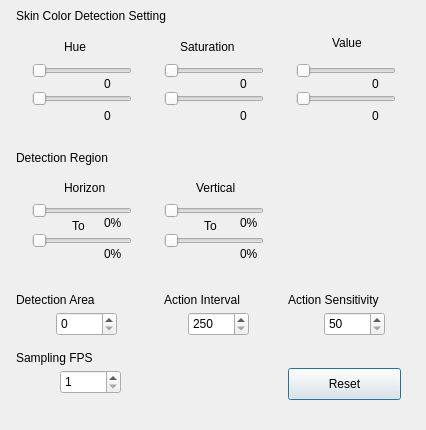
<?xml version="1.0" encoding="UTF-8"?>
<ui version="4.0">
 <class>SettingDialog</class>
 <widget class="QDialog" name="SettingDialog">
  <property name="geometry">
   <rect>
    <x>0</x>
    <y>0</y>
    <width>426</width>
    <height>430</height>
   </rect>
  </property>
  <property name="sizePolicy">
   <sizepolicy hsizetype="Fixed" vsizetype="Fixed">
    <horstretch>0</horstretch>
    <verstretch>0</verstretch>
   </sizepolicy>
  </property>
  <property name="minimumSize">
   <size>
    <width>426</width>
    <height>430</height>
   </size>
  </property>
  <property name="maximumSize">
   <size>
    <width>426</width>
    <height>430</height>
   </size>
  </property>
  <property name="windowTitle">
   <string>Setting</string>
  </property>
  <widget class="QLabel" name="lblTitle1">
   <property name="geometry">
    <rect>
     <x>16</x>
     <y>8</y>
     <width>185</width>
     <height>16</height>
    </rect>
   </property>
   <property name="text">
    <string>Skin Color Detection Setting</string>
   </property>
  </widget>
  <widget class="QLabel" name="hueLabel">
   <property name="geometry">
    <rect>
     <x>64</x>
     <y>36</y>
     <width>25</width>
     <height>22</height>
    </rect>
   </property>
   <property name="text">
    <string>Hue</string>
   </property>
  </widget>
  <widget class="QLabel" name="saturationLabel">
   <property name="geometry">
    <rect>
     <x>180</x>
     <y>36</y>
     <width>63</width>
     <height>22</height>
    </rect>
   </property>
   <property name="text">
    <string>Saturation</string>
   </property>
  </widget>
  <widget class="QLabel" name="valueLabel">
   <property name="geometry">
    <rect>
     <x>332</x>
     <y>32</y>
     <width>34</width>
     <height>22</height>
    </rect>
   </property>
   <property name="text">
    <string>Value</string>
   </property>
  </widget>
  <widget class="QSlider" name="barMinH">
   <property name="geometry">
    <rect>
     <x>32</x>
     <y>60</y>
     <width>100</width>
     <height>22</height>
    </rect>
   </property>
   <property name="maximum">
    <number>255</number>
   </property>
   <property name="orientation">
    <enum>Qt::Horizontal</enum>
   </property>
  </widget>
  <widget class="QSlider" name="barMaxH">
   <property name="geometry">
    <rect>
     <x>32</x>
     <y>88</y>
     <width>100</width>
     <height>22</height>
    </rect>
   </property>
   <property name="maximum">
    <number>255</number>
   </property>
   <property name="orientation">
    <enum>Qt::Horizontal</enum>
   </property>
  </widget>
  <widget class="QSlider" name="barMinS">
   <property name="geometry">
    <rect>
     <x>164</x>
     <y>60</y>
     <width>100</width>
     <height>22</height>
    </rect>
   </property>
   <property name="maximum">
    <number>255</number>
   </property>
   <property name="orientation">
    <enum>Qt::Horizontal</enum>
   </property>
  </widget>
  <widget class="QSlider" name="barMaxS">
   <property name="geometry">
    <rect>
     <x>164</x>
     <y>88</y>
     <width>100</width>
     <height>22</height>
    </rect>
   </property>
   <property name="maximum">
    <number>255</number>
   </property>
   <property name="orientation">
    <enum>Qt::Horizontal</enum>
   </property>
  </widget>
  <widget class="QSlider" name="barMinV">
   <property name="geometry">
    <rect>
     <x>296</x>
     <y>60</y>
     <width>100</width>
     <height>22</height>
    </rect>
   </property>
   <property name="maximum">
    <number>255</number>
   </property>
   <property name="orientation">
    <enum>Qt::Horizontal</enum>
   </property>
  </widget>
  <widget class="QSlider" name="barMaxV">
   <property name="geometry">
    <rect>
     <x>296</x>
     <y>88</y>
     <width>100</width>
     <height>22</height>
    </rect>
   </property>
   <property name="maximum">
    <number>255</number>
   </property>
   <property name="orientation">
    <enum>Qt::Horizontal</enum>
   </property>
  </widget>
  <widget class="QPushButton" name="btnReset">
   <property name="geometry">
    <rect>
     <x>288</x>
     <y>368</y>
     <width>113</width>
     <height>32</height>
    </rect>
   </property>
   <property name="text">
    <string>Reset</string>
   </property>
  </widget>
  <widget class="QLabel" name="lblMinH">
   <property name="geometry">
    <rect>
     <x>104</x>
     <y>76</y>
     <width>60</width>
     <height>16</height>
    </rect>
   </property>
   <property name="text">
    <string>0</string>
   </property>
  </widget>
  <widget class="QLabel" name="lblMaxH">
   <property name="geometry">
    <rect>
     <x>104</x>
     <y>108</y>
     <width>60</width>
     <height>16</height>
    </rect>
   </property>
   <property name="text">
    <string>0</string>
   </property>
  </widget>
  <widget class="QLabel" name="lblMaxS">
   <property name="geometry">
    <rect>
     <x>240</x>
     <y>108</y>
     <width>60</width>
     <height>16</height>
    </rect>
   </property>
   <property name="text">
    <string>0</string>
   </property>
  </widget>
  <widget class="QLabel" name="lblMaxV">
   <property name="geometry">
    <rect>
     <x>372</x>
     <y>108</y>
     <width>60</width>
     <height>16</height>
    </rect>
   </property>
   <property name="text">
    <string>0</string>
   </property>
  </widget>
  <widget class="QLabel" name="lblMinV">
   <property name="geometry">
    <rect>
     <x>372</x>
     <y>76</y>
     <width>60</width>
     <height>16</height>
    </rect>
   </property>
   <property name="text">
    <string>0</string>
   </property>
  </widget>
  <widget class="QLabel" name="lblMinS">
   <property name="geometry">
    <rect>
     <x>240</x>
     <y>76</y>
     <width>60</width>
     <height>16</height>
    </rect>
   </property>
   <property name="text">
    <string>0</string>
   </property>
  </widget>
  <widget class="QLabel" name="lblTitle2">
   <property name="geometry">
    <rect>
     <x>16</x>
     <y>150</y>
     <width>185</width>
     <height>16</height>
    </rect>
   </property>
   <property name="text">
    <string>Detection Region</string>
   </property>
  </widget>
  <widget class="QLabel" name="lblHorizon">
   <property name="geometry">
    <rect>
     <x>64</x>
     <y>180</y>
     <width>60</width>
     <height>16</height>
    </rect>
   </property>
   <property name="text">
    <string>Horizon</string>
   </property>
  </widget>
  <widget class="QLabel" name="lblVertical">
   <property name="geometry">
    <rect>
     <x>196</x>
     <y>180</y>
     <width>60</width>
     <height>16</height>
    </rect>
   </property>
   <property name="text">
    <string>Vertical</string>
   </property>
  </widget>
  <widget class="QLabel" name="lblFrom">
   <property name="geometry">
    <rect>
     <x>72</x>
     <y>218</y>
     <width>60</width>
     <height>16</height>
    </rect>
   </property>
   <property name="text">
    <string>To</string>
   </property>
  </widget>
  <widget class="QLabel" name="lblTo">
   <property name="geometry">
    <rect>
     <x>204</x>
     <y>218</y>
     <width>60</width>
     <height>16</height>
    </rect>
   </property>
   <property name="text">
    <string>To</string>
   </property>
  </widget>
  <widget class="QSlider" name="barMinHorizon">
   <property name="geometry">
    <rect>
     <x>32</x>
     <y>200</y>
     <width>100</width>
     <height>22</height>
    </rect>
   </property>
   <property name="maximum">
    <number>100</number>
   </property>
   <property name="orientation">
    <enum>Qt::Horizontal</enum>
   </property>
  </widget>
  <widget class="QSlider" name="barMinVertical">
   <property name="geometry">
    <rect>
     <x>164</x>
     <y>200</y>
     <width>100</width>
     <height>22</height>
    </rect>
   </property>
   <property name="maximum">
    <number>100</number>
   </property>
   <property name="orientation">
    <enum>Qt::Horizontal</enum>
   </property>
  </widget>
  <widget class="QSlider" name="barMaxVertical">
   <property name="geometry">
    <rect>
     <x>164</x>
     <y>230</y>
     <width>100</width>
     <height>22</height>
    </rect>
   </property>
   <property name="maximum">
    <number>100</number>
   </property>
   <property name="orientation">
    <enum>Qt::Horizontal</enum>
   </property>
  </widget>
  <widget class="QSlider" name="barMaxHorizon">
   <property name="geometry">
    <rect>
     <x>32</x>
     <y>230</y>
     <width>100</width>
     <height>22</height>
    </rect>
   </property>
   <property name="maximum">
    <number>100</number>
   </property>
   <property name="orientation">
    <enum>Qt::Horizontal</enum>
   </property>
  </widget>
  <widget class="QLabel" name="lblMinHorizon">
   <property name="geometry">
    <rect>
     <x>104</x>
     <y>215</y>
     <width>60</width>
     <height>16</height>
    </rect>
   </property>
   <property name="text">
    <string>0%</string>
   </property>
  </widget>
  <widget class="QLabel" name="lblMaxHorizon">
   <property name="geometry">
    <rect>
     <x>104</x>
     <y>246</y>
     <width>60</width>
     <height>16</height>
    </rect>
   </property>
   <property name="text">
    <string>0%</string>
   </property>
  </widget>
  <widget class="QLabel" name="lblMinVertical">
   <property name="geometry">
    <rect>
     <x>240</x>
     <y>215</y>
     <width>60</width>
     <height>16</height>
    </rect>
   </property>
   <property name="text">
    <string>0%</string>
   </property>
  </widget>
  <widget class="QLabel" name="lblMaxVertical">
   <property name="geometry">
    <rect>
     <x>240</x>
     <y>246</y>
     <width>60</width>
     <height>16</height>
    </rect>
   </property>
   <property name="text">
    <string>0%</string>
   </property>
  </widget>
  <widget class="QLabel" name="lblDetectionArea">
   <property name="geometry">
    <rect>
     <x>16</x>
     <y>292</y>
     <width>97</width>
     <height>16</height>
    </rect>
   </property>
   <property name="text">
    <string>Detection Area</string>
   </property>
  </widget>
  <widget class="QSpinBox" name="boxDetectionArea">
   <property name="geometry">
    <rect>
     <x>56</x>
     <y>312</y>
     <width>61</width>
     <height>24</height>
    </rect>
   </property>
   <property name="maximum">
    <number>10000</number>
   </property>
  </widget>
  <widget class="QLabel" name="lblActionInterval">
   <property name="geometry">
    <rect>
     <x>164</x>
     <y>292</y>
     <width>129</width>
     <height>16</height>
    </rect>
   </property>
   <property name="text">
    <string>Action Interval</string>
   </property>
  </widget>
  <widget class="QSpinBox" name="boxInterval">
   <property name="geometry">
    <rect>
     <x>188</x>
     <y>312</y>
     <width>61</width>
     <height>24</height>
    </rect>
   </property>
   <property name="minimum">
    <number>250</number>
   </property>
   <property name="maximum">
    <number>2500</number>
   </property>
  </widget>
  <widget class="QLabel" name="lblActionSensitivity">
   <property name="geometry">
    <rect>
     <x>288</x>
     <y>292</y>
     <width>129</width>
     <height>16</height>
    </rect>
   </property>
   <property name="text">
    <string>Action Sensitivity</string>
   </property>
  </widget>
  <widget class="QSpinBox" name="boxSensitivity">
   <property name="geometry">
    <rect>
     <x>324</x>
     <y>312</y>
     <width>61</width>
     <height>24</height>
    </rect>
   </property>
   <property name="minimum">
    <number>50</number>
   </property>
   <property name="maximum">
    <number>1000</number>
   </property>
  </widget>
  <widget class="QLabel" name="lblFPS">
   <property name="geometry">
    <rect>
     <x>16</x>
     <y>350</y>
     <width>129</width>
     <height>16</height>
    </rect>
   </property>
   <property name="text">
    <string>Sampling FPS</string>
   </property>
  </widget>
  <widget class="QSpinBox" name="boxFPS">
   <property name="geometry">
    <rect>
     <x>60</x>
     <y>370</y>
     <width>61</width>
     <height>24</height>
    </rect>
   </property>
   <property name="minimum">
    <number>1</number>
   </property>
   <property name="maximum">
    <number>100</number>
   </property>
  </widget>
 </widget>
 <resources/>
 <connections/>
</ui>
